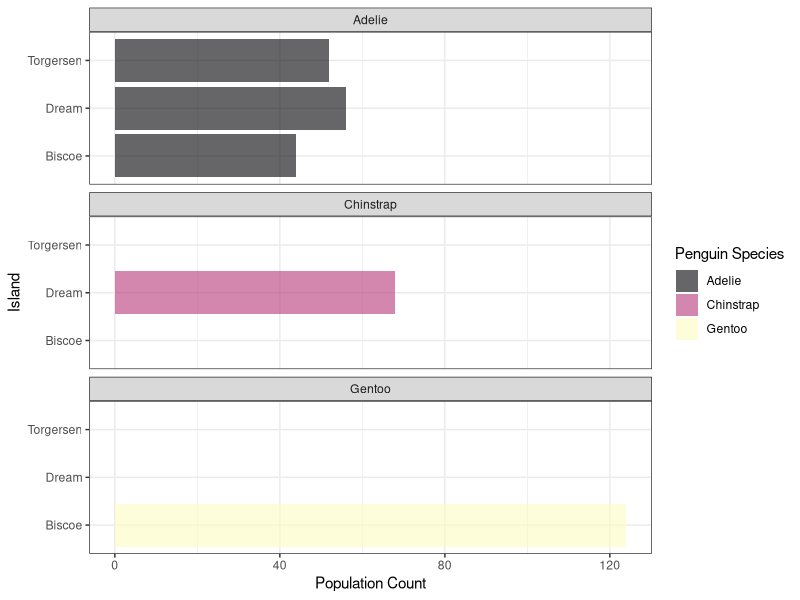

Recreate this plot in R.
## ---- chunk 1
#| label: setup-project

library(tidyverse)
library(palmerpenguins)
library(knitr)
## ---- chunk 2
#| label: initial-look-at-data

kable(head(penguins))
## ---- chunk 3
#| label: population-count-penguins-by-island

# Count penguins for each species and island
penguin_population_by_species_island <- penguins |>
  count(species, island)
## ---- chunk 4
#| label: fig-bar-plot-population-by-species-island
#| fig-cap: "Population count of different penguin species on the islands at the Palmer Station"

# Here we use ggplot to create a Column Plot!
ggplot(penguin_population_by_species_island, aes(x = island, y = n, fill = species)) +
  geom_col(alpha = 0.6) +
  coord_flip() +
  facet_wrap(~species, ncol = 1) +
  scale_fill_viridis_d(option = "magma")  +
  labs(
    x = "Island",
    y = "Population Count",
    fill = "Penguin Species"
  ) +
  theme_bw()
